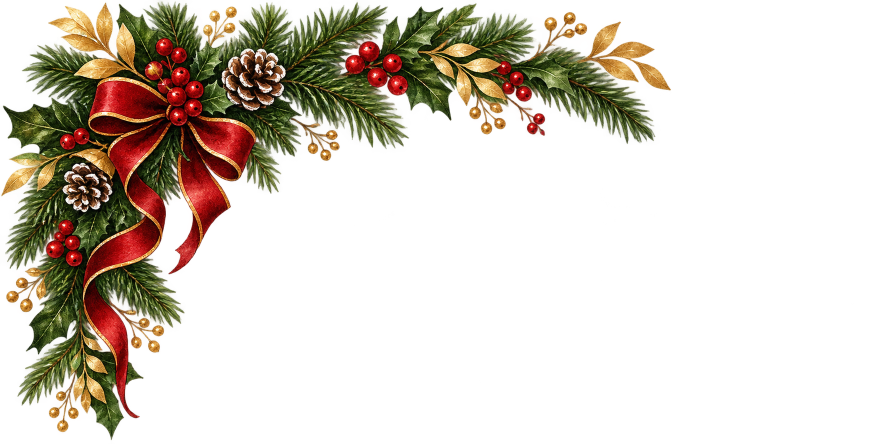
#> input picture assets-src/ornaments/garland-top.png, 1774 x 887 px (shown at 1/2 size); its folder holds 4 pictures in this run
$ python prepare-ornaments.py
#> lines starting #> are read from the running program, lines starting #| are printed output that depends on the picture; after the words box and inside, x2 and y2 are one past the last pixel; in counts of white or black regions, pixels touching at a corner belong together
"""
Menyiapkan ornamen menjadi PNG/WebP ringan untuk halaman cover.

Sumber asli ada di assets-src/ornaments/ (tidak ikut deploy).
Hasil siap pakai ditulis ke public/images/ dengan nama yang sama.

Aset sudah berupa PNG transparan. Skrip ini:
- mempertahankan transparansi asli,
- memangkas ruang kosong di tepi,
- memperkecil resolusi agar ringan di jaringan seluler,
- membuat versi WebP untuk peramban modern.

Jalankan: python scripts/prepare-ornaments.py
"""
from pathlib import Path

import numpy as np
from PIL import Image

ROOT = Path(__file__).resolve().parent.parent
SRC = ROOT / "assets-src" / "ornaments"
OUT = ROOT / "public" / "images"
BACKDROP = (16, 41, 31, 255)  # forest-900: warna halaman di balik ornamen


def load_alpha(image):
    """Ambil alpha asli. Jika gambar benar-benar opaque, buang latar putihnya."""
    if "A" in image.getbands():
        alpha = image.getchannel("A")
        if alpha.getextrema()[0] < 255:
            return alpha

    pixels = np.array(image.convert("RGB")).astype(np.int16)
    minimum = pixels.min(axis=2)
    return Image.fromarray(np.clip((248 - minimum) * 3.4, 0, 255).astype(np.uint8), mode="L")


def crop_box(alpha, padding=6):
    mask = alpha.point(lambda value: 255 if value > 10 else 0)
    bbox = mask.getbbox()
    if not bbox:
        return None

    left, top, right, bottom = bbox
    return (
        max(0, left - padding),
        max(0, top - padding),
        min(alpha.width, right + padding),
        min(alpha.height, bottom + padding),
    )


def export(name, max_width):
#> called with name = 'garland-top', max_width = 760
    source = SRC / f"{name}.png"
    image = Image.open(source).convert("RGBA")
#> image is the input picture: PIL image 1774x887 RGBA; mean R, G, B, A 33.3, 24.3, 10.3, 63.8
    alpha = load_alpha(image)

    # Warna di area transparan disamakan dengan latar halaman agar tidak ada
    # garis gelap (fringe) saat gambar diperkecil.
    canvas = Image.new("RGBA", image.size, BACKDROP)
    canvas.alpha_composite(image)
    rgb = canvas.convert("RGB")

    box = crop_box(alpha)
#> in crop_box, `mask = alpha.point(lambda value: 255 if value > 10 else 0)`:
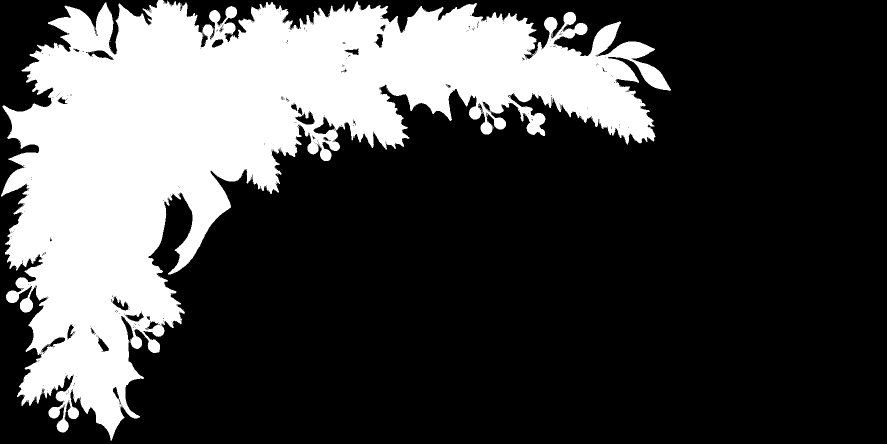
#> mask: PIL image 1774x887 L (shown at 1/2 size); 28.1% white; 67 white regions (66 under 20 px), largest, box (x1, y1, x2, y2) and area: (2, 0, 1342, 881) 441541
#> in crop_box, `bbox = mask.getbbox()`: bbox = (2, 0, 1342, 881)
#> in crop_box, `left, top, right, bottom = bbox`: left = 2; top = 0; right = 1342; bottom = 881
#> box = (0, 0, 1348, 887)
    if box:
        rgb = rgb.crop(box)
#> rgb: PIL image 1348x887 RGB
        alpha = alpha.crop(box)
#> alpha: PIL image 1348x887 L

    if rgb.width > max_width:
        height = round(rgb.height * max_width / rgb.width)
#> height = 500
        rgb = rgb.resize((max_width, height), Image.LANCZOS)
#> rgb: PIL image 760x500 RGB
        alpha = alpha.resize((max_width, height), Image.LANCZOS)
#> alpha: PIL image 760x500 L

    result = rgb.convert("RGBA")
    result.putalpha(alpha)

    OUT.mkdir(parents=True, exist_ok=True)
    png_path = OUT / f"{name}.png"
    webp_path = OUT / f"{name}.webp"
    result.save(png_path, optimize=True)
    result.save(webp_path, quality=86, method=6)

    print(
        f"{name}: {result.width}x{result.height} | PNG {png_path.stat().st_size // 1024} KB"
        f" | WebP {webp_path.stat().st_size // 1024} KB"
    )
#| garland-top: 760x500 | PNG 456 KB | WebP 131 KB


if __name__ == "__main__":
    export("garland-top", 760)
    export("garland-bottom", 1600)
#> call 2 of export, with name = 'garland-bottom', max_width = 1600
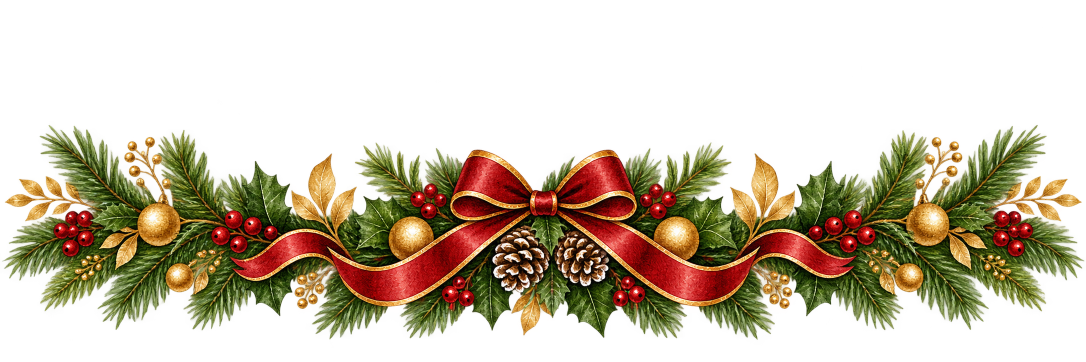
#> input picture assets-src/ornaments/garland-bottom.png, 2172 x 724 px (shown at 1/2 size)
#> in export, image is the input picture: PIL image 2172x724 RGBA; mean R, G, B, A 51.1, 39.2, 15.3, 91.1
#> in export (call 2), `canvas.alpha_composite(image)`:
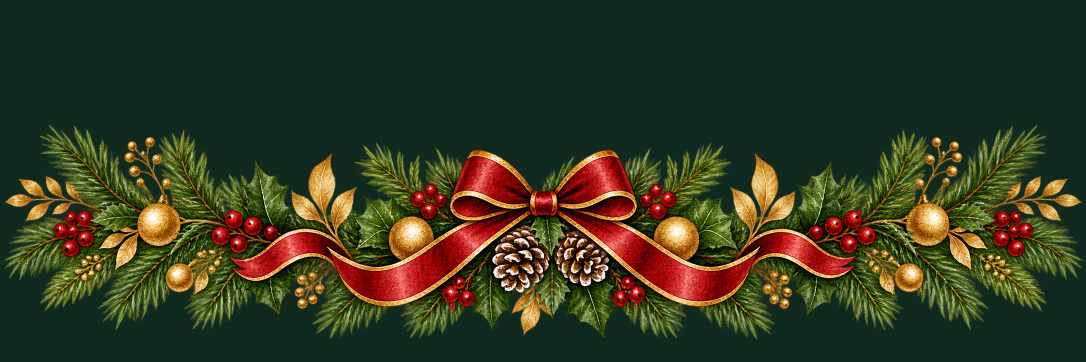
#> canvas: PIL image 2172x724 RGBA (shown at 1/2 size); mean R, G, B, A 51.7, 57, 32.7, 255
#> call 2 of crop_box, with padding = 6
#> in crop_box (call 2), `mask = alpha.point(lambda value: 255 if value > 10 else 0)`:
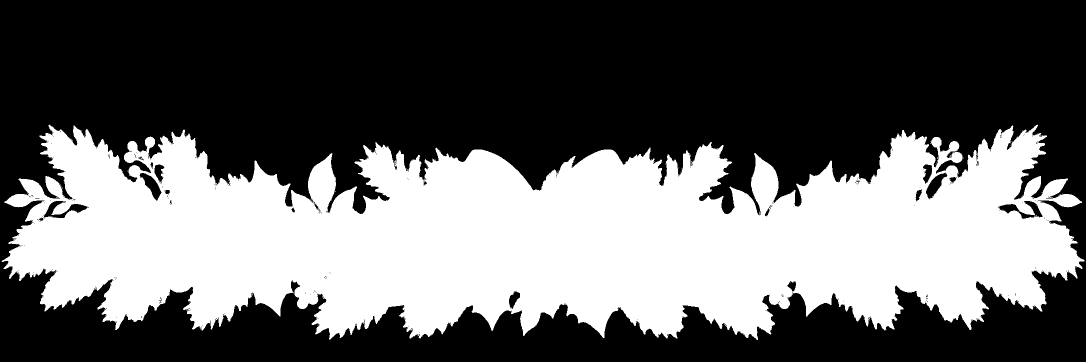
#> mask: PIL image 2172x724 L (shown at 1/2 size); 39.4% white; 70 white regions (69 under 20 px), largest, box (x1, y1, x2, y2) and area: (3, 249, 2169, 680) 619589
#> in crop_box (call 2), `bbox = mask.getbbox()`: bbox = (3, 249, 2169, 680)
#> in crop_box (call 2), `left, top, right, bottom = bbox`: left = 3; top = 249; right = 2169; bottom = 680
#> in export (call 2), `box = crop_box(alpha)`: box = (0, 243, 2172, 686)
#> in export (call 2), `rgb = rgb.resize((max_width, height), Image.LANCZOS)`:
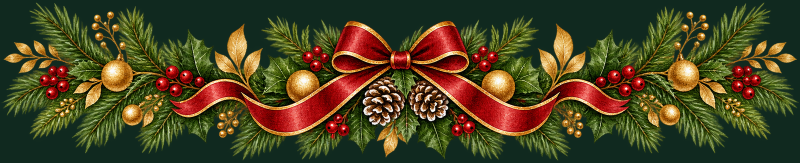
#> rgb: PIL image 1600x326 RGB (shown at 1/2 size); mean R, G, B 74.4, 67.2, 33.9
#> in export (call 2), `alpha = alpha.resize((max_width, height), Image.LANCZOS)`:
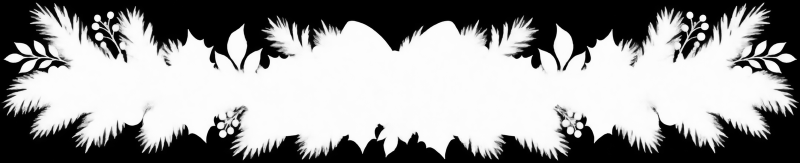
#> alpha: PIL image 1600x326 L (shown at 1/2 size); min 0, max 255, mean 148.9
#> in export (call 2), `result.putalpha(alpha)`:
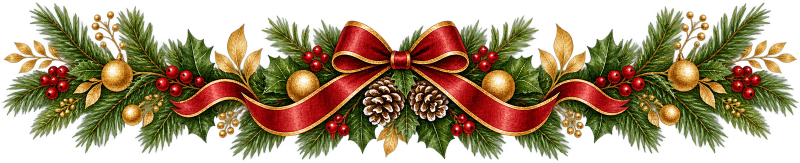
#> result: PIL image 1600x326 RGBA (shown at 1/2 size); mean R, G, B, A 74.4, 67.2, 33.9, 148.9; transparent parts drawn white
#> (the run stopped early here; a loop or call above may not have finished)
